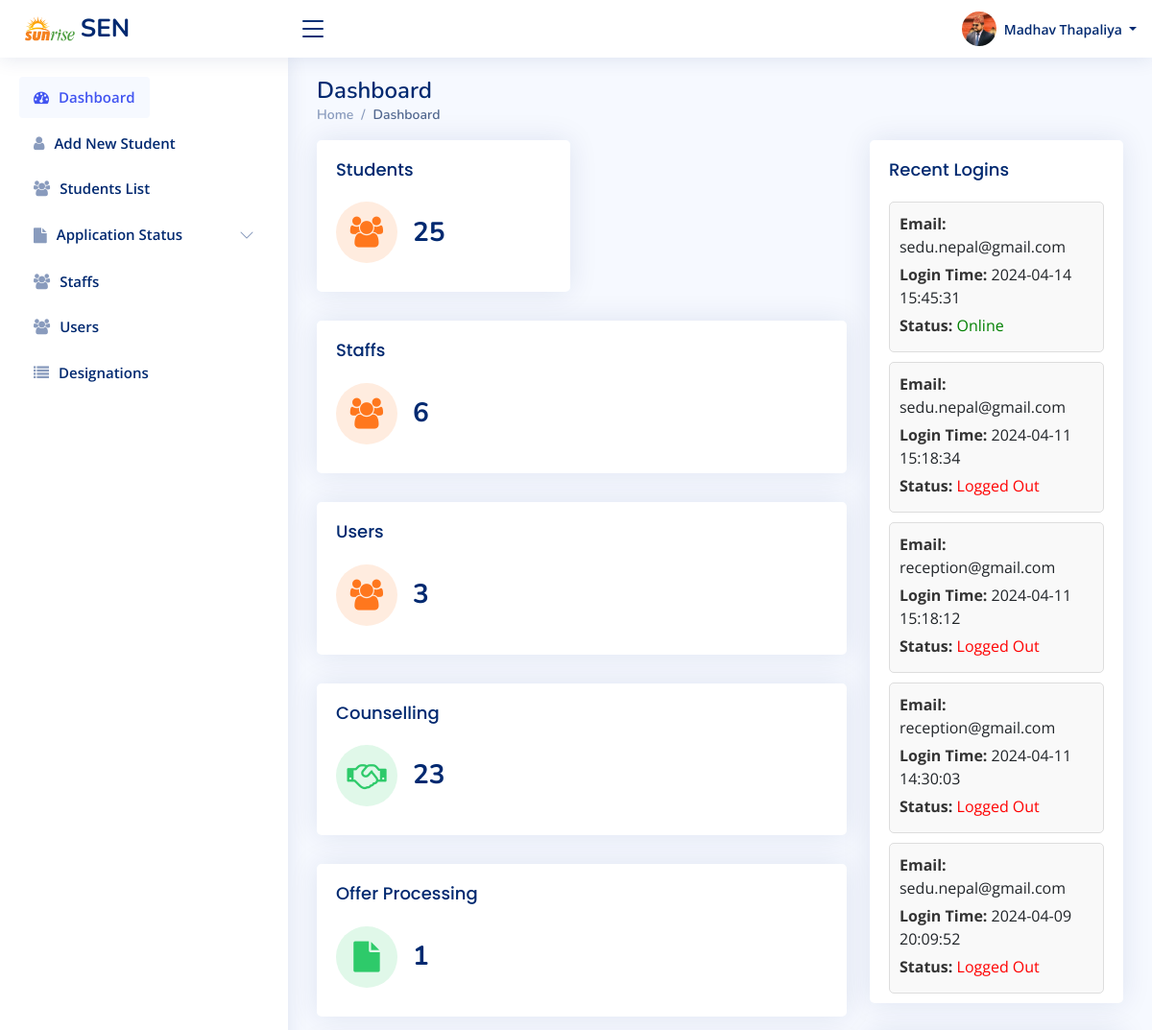
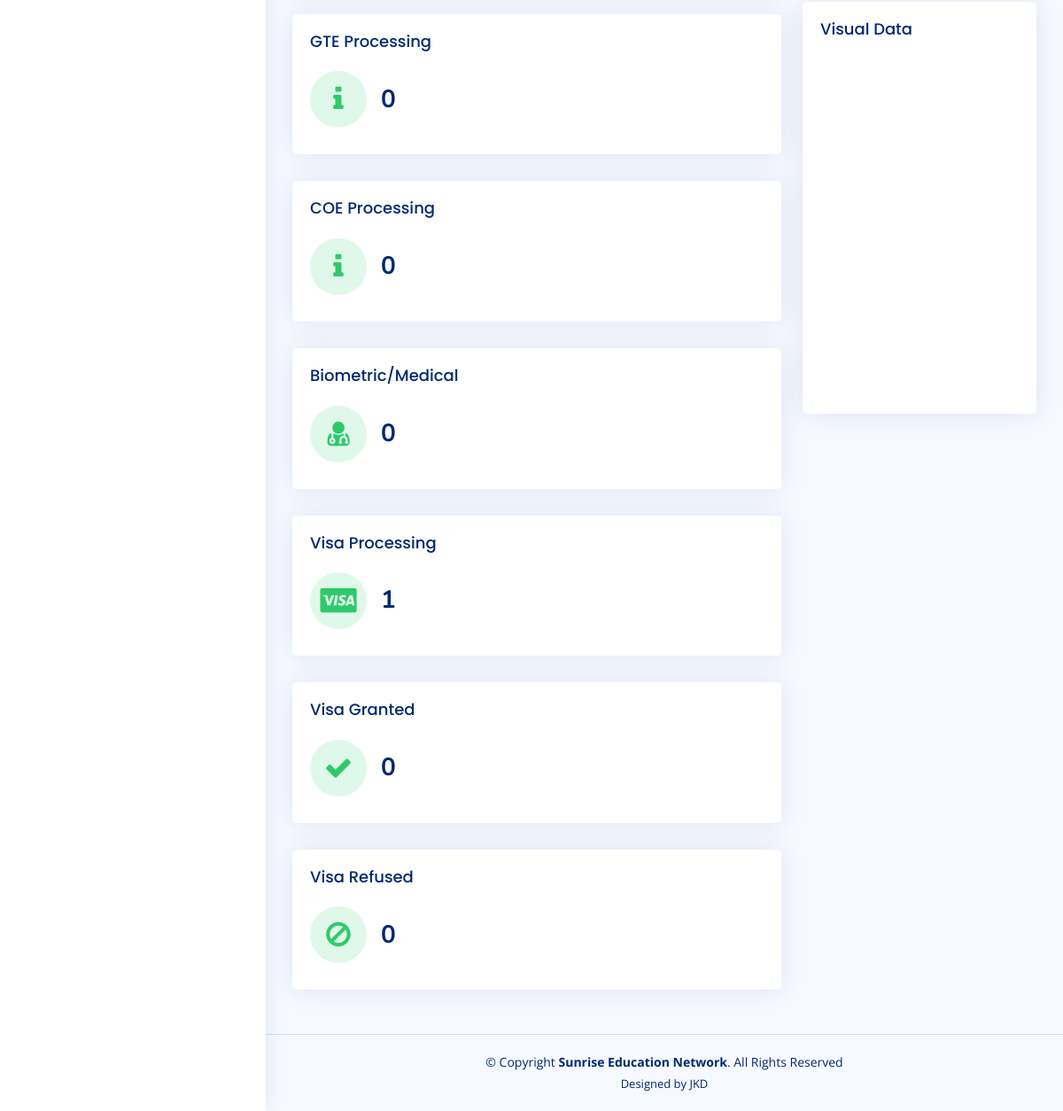
Page /home/index.php (signed in) on the committed database (2 pictures, top to bottom).
### tables this page shows
CREATE TABLE `users` (
  `id` int NOT NULL,
  `password` varchar(100) NOT NULL,
  `name` varchar(100) NOT NULL,
  `address` varchar(50) NOT NULL,
  `mobile` varchar(50) NOT NULL,
  `email` varchar(100) NOT NULL,
  `country` varchar(255) DEFAULT NULL,
  `designation` varchar(255) DEFAULT NULL,
  `photo` varchar(255) DEFAULT NULL,
  `user_flag` char(2) NOT NULL,
  `status_flag` char(1) DEFAULT NULL,
  `ccode` varchar(8) NOT NULL,
  `cby` varchar(30) NOT NULL,
  `cdate` datetime NOT NULL
);

CREATE TABLE `session_log` (
  `id` int NOT NULL,
  `session_id` varchar(30) NOT NULL,
  `server_id` varchar(200) NOT NULL,
  `user_id` varchar(200) NOT NULL,
  `date` datetime DEFAULT NULL,
  `status` varchar(255) NOT NULL
);

### home/v/dashboard.php (the view, shortened to what the rows shown need)
<div class="pagetitle">
      <h1>Dashboard</h1>
    </div>
    <section class="section dashboard">
      <div class="row">
        <div class="col-lg-4">
<?php if ($GLOBAL_USER_FLAG=="SA") { ?>
          <div class="card">
            <div class="card-body pb-0">
<?php
    $DATA_BANK = $ERP->ERP_DATA('LOGIN_INFO');
      foreach ($DATA_BANK AS $ROW) {
        $USER_ID = $ROW['user_id'];
        $DATE = $ROW['date'];
        $STATUS = $ROW['status'];
          ?>
    <div class="login-info">
        <div><strong>Email:</strong> <?php echo $USER_ID; ?></div>
        <div><strong>Login Time:</strong> <?php echo $DATE; ?></div>
        <div><strong>Status:</strong> <?php if ($STATUS=="Online") { ?><span style="color: green;"> <?php } else { ?><span style="color: red;"> <?php } ?><?php echo $STATUS; ?></span></div>
    </div>
<?php } ?>
            </div>
          </div>
<?php } ?>
        </div>
      </div>
    </section>

### home/main_menu.php (shortened to what the rows shown need)
<?php
  include("header.php");
?>
  <header id="header" class="header fixed-top d-flex align-items-center">
    <nav class="header-nav ms-auto">
      <ul class="d-flex align-items-center">
        <li class="nav-item dropdown pe-3">
          <a class="nav-link nav-profile d-flex align-items-center pe-0" href="#" data-bs-toggle="dropdown">
            <img src="<?php print $GLOBAL_PHOTO_PATH.'?rand='.rand(1,2000); ?>" alt="Profile" class="rounded-circle">
            <span class="d-none d-md-block dropdown-toggle ps-2"><?php print $GLOBAL_NAM; ?> </span>
          </a>
        </li>
      </ul>
    </nav>
  </header>

### rows in the picture
users: photo (picture), name "Madhav Thapaliya"
session_log: user "sedu.nepal@gmail.com", date "2024-04-14 15:45:31", status "Online"
session_log: user "sedu.nepal@gmail.com", date "2024-04-11 15:18:34", status "Logged Out"
session_log: user "reception@gmail.com", date "2024-04-11 15:18:12", status "Logged Out"
session_log: user "reception@gmail.com", date "2024-04-11 14:30:03", status "Logged Out"
session_log: user "sedu.nepal@gmail.com", date "2024-04-09 20:09:52", status "Logged Out"

### other values in the picture
$STUDENTS_COUNT "25"
$STAFFS_COUNT "6"
$USERS_COUNT "3"
$COUNSELLING_COUNT "23"
$OFFER_PROCESSING_COUNT "1"
$GTE_PROCESSING_COUNT "0"
$COE_PROCESSING_COUNT "0"
$BIOMETRIC_MEDICAL_COUNT "0"
$VISA_PROCESSING_COUNT "1"
$VISA_GRANTED_COUNT "0"
$VISA_REFUSED_COUNT "0"
